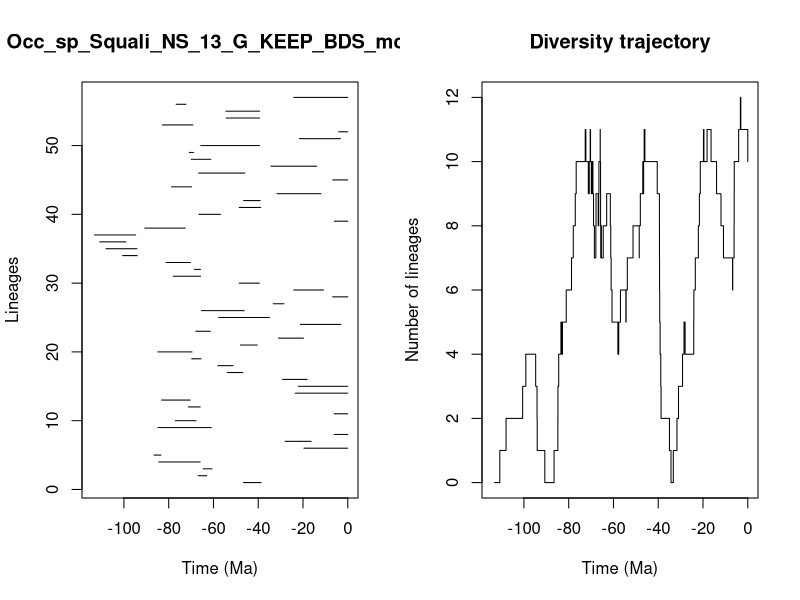

R code for this plot:


pdf(file='../Results/Species_NS/5_MA_bins_EXT_EP/pyrate_mcmc_logs/Occ_sp_Squali_NS_13_G_KEEP_BDS_mcmc_LTT.pdf',width=0.6*20, height=0.6*10)
title = "Occ_sp_Squali_NS_13_G_KEEP_BDS_mcmc"
ts=c(46.58728482181913, 66.8215940783361,64.57309886572028,84.4611017806399,86.52744648718476,19.591089224181072,27.994417497046147,6.122676356457692,84.8001378915787,77.06179220825842,6.073269850253046,71.22438525909388,83.188048205491,23.444367997550454,22.079133613662744,29.13805319707157,53.81644139990038,58.02570798242041,69.72263252933489,84.82896699284589,47.99792416226685,30.946137768456094,67.86956336921031,21.205550869069796,57.64898628816518,65.38494681408616,33.26372109146024,6.785898120560567,24.090811622157375,48.49276288306451,77.94985902757891,68.52591914748109,81.10216167597254,100.5652241631407,107.98178000285736,110.77482869664563,113.15970817991551,90.66201558315397,6.04522139868408,66.497116152298,48.48484730995453,46.524857690205444,31.63113848761275,78.73745799841635,6.707596613590223,66.57200621621632,34.290125225402214,69.89382359287843,70.8193891214961,65.6721033083086,21.619790745487713,4.066029556607132,82.76914642034608,54.347522645874655,54.463816201088015,76.6478357380988,24.13691878982525)
te=c(38.73235146388624, 63.029663110465684,60.64395143562236,65.93856587097665,83.46903304642628,0.0,16.39955175099415,0.0,61.029965015531694,67.78647464291622,0.0,65.90161825483375,70.3919571512257,0.0,0.0,18.185685073052653,46.8952242330561,51.26770664777895,65.52763595543743,69.59460802535429,40.44424420944324,19.794442121296754,61.40026449690714,3.1016383391124167,34.984881055742875,46.287497889462735,28.49198344373996,0.0,10.858463994524111,39.48080438335517,65.7685571114499,65.7536098506453,70.24304200984176,94.06844373088093,94.14132142150098,99.1560792753205,94.74875917955018,72.61649462440174,0.0,56.89181959283435,38.866191915397735,39.16332578055981,11.960075608889543,69.77274071305297,0.0,45.954708637444604,13.941455741503164,61.20556309287506,68.90697257834462,39.45106474003348,3.3092431639271,0.0,69.18272373561354,39.40116763019406,39.337863765743506,72.33676875282896,0.0)
div_traj=c(0, 1,2,3,4,3,2,1,0,1,2,3,4,5,4,5,6,7,8,9,10,11,10,9,10,11,10,9,10,9,10,9,8,7,8,9,8,9,10,11,10,9,8,7,8,7,8,9,8,7,6,5,4,5,6,5,6,7,8,7,8,9,10,9,10,11,10,9,8,7,6,5,4,3,2,1,0,1,2,3,4,5,4,5,6,7,8,9,10,11,10,11,10,9,8,7,6,7,8,9,10,11,12,11,10)
time_events=c(113.15970817991551, 110.77482869664563,107.98178000285736,100.5652241631407,99.1560792753205,94.74875917955018,94.14132142150098,94.06844373088093,90.66201558315397,86.52744648718476,84.82896699284589,84.8001378915787,84.4611017806399,83.46903304642628,83.188048205491,82.76914642034608,81.10216167597254,78.73745799841635,77.94985902757891,77.06179220825842,76.6478357380988,72.61649462440174,72.33676875282896,71.22438525909388,70.8193891214961,70.3919571512257,70.24304200984176,69.89382359287843,69.77274071305297,69.72263252933489,69.59460802535429,69.18272373561354,68.90697257834462,68.52591914748109,67.86956336921031,67.78647464291622,66.8215940783361,66.57200621621632,66.497116152298,65.93856587097665,65.90161825483375,65.7685571114499,65.7536098506453,65.6721033083086,65.52763595543743,65.38494681408616,64.57309886572028,63.029663110465684,61.40026449690714,61.20556309287506,61.029965015531694,60.64395143562236,58.02570798242041,57.64898628816518,56.89181959283435,54.463816201088015,54.347522645874655,53.81644139990038,51.26770664777895,48.49276288306451,48.48484730995453,47.99792416226685,46.8952242330561,46.58728482181913,46.524857690205444,46.287497889462735,45.954708637444604,40.44424420944324,39.48080438335517,39.45106474003348,39.40116763019406,39.337863765743506,39.16332578055981,38.866191915397735,38.73235146388624,34.984881055742875,34.290125225402214,33.26372109146024,31.63113848761275,30.946137768456094,29.13805319707157,28.49198344373996,27.994417497046147,24.13691878982525,24.090811622157375,23.444367997550454,22.079133613662744,21.619790745487713,21.205550869069796,19.794442121296754,19.591089224181072,18.185685073052653,16.39955175099415,13.941455741503164,11.960075608889543,10.858463994524111,6.785898120560567,6.707596613590223,6.122676356457692,6.073269850253046,6.04522139868408,4.066029556607132,3.3092431639271,3.1016383391124167,0.0)
                par(mfrow=c(1,2))
                L = length(ts)
                plot(ts, 1:L , xlim=c(-max(ts)-1,0), pch=20, type="n", main=title,xlab="Time (Ma)",ylab="Lineages")
                for (i in 1:L){segments(x0=-te[i],y0=i,x1=-ts[i],y1=i)}    
                t = -time_events
                plot(div_traj ~ t,type="s", main = "Diversity trajectory",xlab="Time (Ma)",ylab="Number of lineages",xlim=c(-max(ts)-1,0))
                abline(v=c(65,200,251,367,445),lty=2,col="gray")
                
